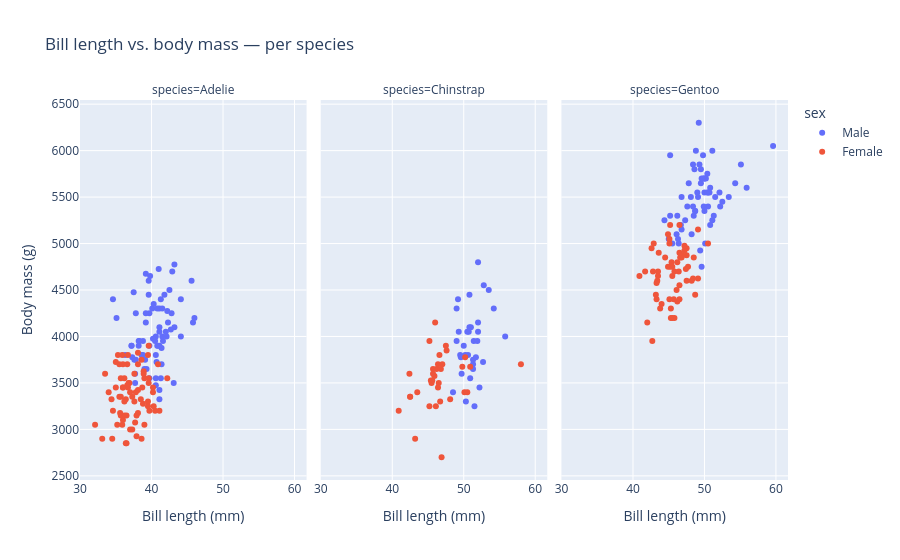

Source (notebook cell):
### Markdown cell above
## Facets — meerdere grafieken per groep

Met `facet_col` of `facet_row` maak je automatisch meerdere subgrafieken, één per unieke waarde in een kolom.

### Code cell
fig = px.scatter(
    penguins,
    x="bill_length_mm",
    y="body_mass_g",
    color="sex",
    facet_col="species",  # one column per species
    title="Bill length vs. body mass — per species",
    labels={
        "bill_length_mm": "Bill length (mm)",
        "body_mass_g": "Body mass (g)",
    },
)
fig.show()
